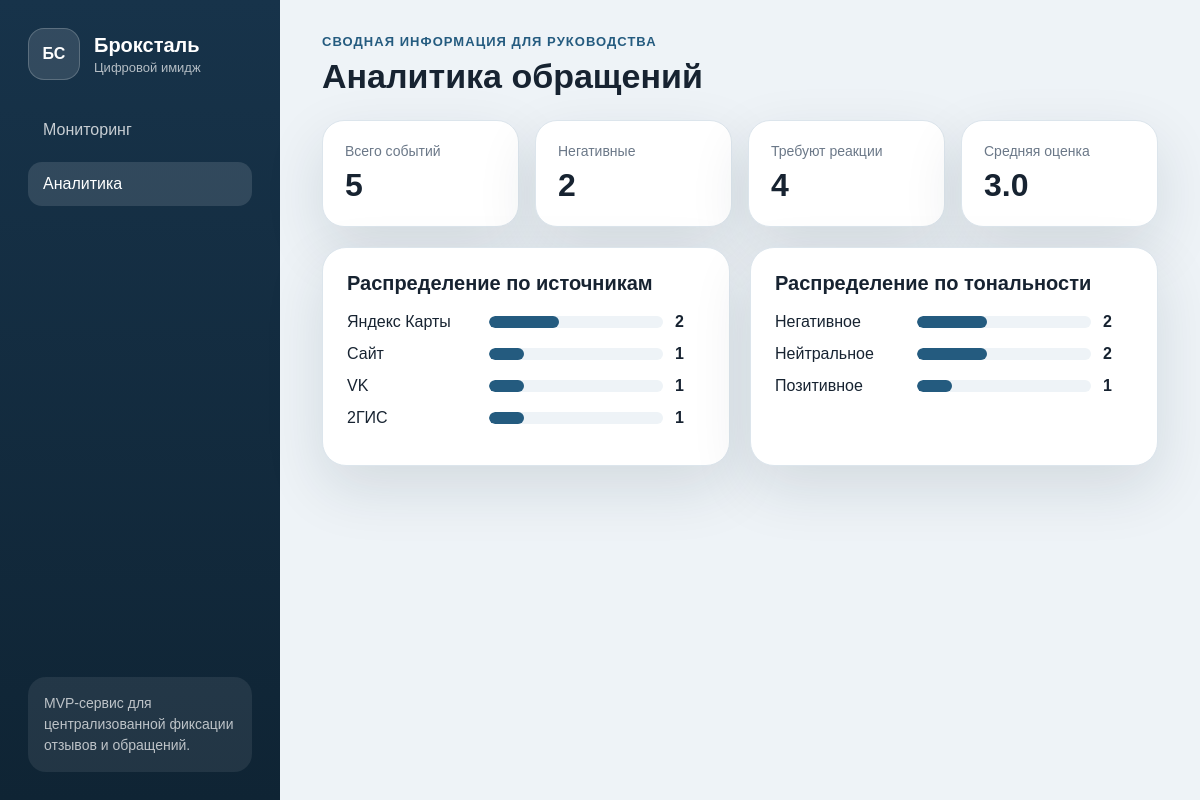
The app's page /analytics with its own data.
### tables this page shows
CREATE TABLE appeals (
            id INTEGER PRIMARY KEY AUTOINCREMENT,
            source TEXT NOT NULL,
            author TEXT NOT NULL,
            rating INTEGER NOT NULL,
            tone TEXT NOT NULL,
            category TEXT NOT NULL,
            priority TEXT NOT NULL,
            status TEXT NOT NULL,
            text TEXT NOT NULL,
            answer TEXT DEFAULT '',
            created_at TEXT NOT NULL,
            updated_at TEXT NOT NULL
        );

### app.py (the view)
@app.route("/analytics")
def analytics():
    appeals = fetch_appeals()
    by_source = {}
    by_tone = {}
    for item in appeals:
        by_source[item["source"]] = by_source.get(item["source"], 0) + 1
        by_tone[item["tone"]] = by_tone.get(item["tone"], 0) + 1
    return render_template(
        "analytics.html",
        appeals=appeals,
        stats=build_stats(appeals),
        by_source=by_source,
        by_tone=by_tone,
        active="analytics",
    )

### app.py (called while the page is built)
def get_db() -> sqlite3.Connection:
    if "db" not in g:
        g.db = sqlite3.connect(DB_PATH)
        g.db.row_factory = sqlite3.Row
    return g.db

def fetch_appeals() -> list[sqlite3.Row]:
    return get_db().execute("SELECT * FROM appeals ORDER BY id DESC").fetchall()

def build_stats(appeals: list[sqlite3.Row]) -> dict[str, Any]:
    total = len(appeals)
    negative = sum(1 for item in appeals if item["tone"] == "negative")
    in_work = sum(1 for item in appeals if item["status"] in {"new", "in_work"})
    average_rating = round(sum(item["rating"] for item in appeals) / total, 1) if total else 0
    return {
        "total": total,
        "negative": negative,
        "in_work": in_work,
        "average_rating": average_rating,
    }

@app.context_processor
def inject_labels() -> dict[str, Any]:
    return {
        "status_labels": STATUS_LABELS,
        "tone_labels": TONE_LABELS,
        "priority_labels": PRIORITY_LABELS,
    }

### templates/analytics.html
{% extends "base.html" %}
{% block content %}
<header class="page-header">
  <div>
    <p class="eyebrow">Сводная информация для руководства</p>
    <h1>Аналитика обращений</h1>
  </div>
</header>
<section class="stats-grid">
  <article class="stat-card"><span>Всего событий</span><strong>{{ stats.total }}</strong></article>
  <article class="stat-card"><span>Негативные</span><strong>{{ stats.negative }}</strong></article>
  <article class="stat-card"><span>Требуют реакции</span><strong>{{ stats.in_work }}</strong></article>
  <article class="stat-card"><span>Средняя оценка</span><strong>{{ stats.average_rating }}</strong></article>
</section>
<section class="analytics-grid">
  <article class="chart-card">
    <h2>Распределение по источникам</h2>
    {% for source, value in by_source.items() %}
      <div class="bar-row"><span>{{ source }}</span><div class="bar"><i style="width: {{ value / stats.total * 100 }}%"></i></div><b>{{ value }}</b></div>
    {% endfor %}
  </article>
  <article class="chart-card">
    <h2>Распределение по тональности</h2>
    {% for tone, value in by_tone.items() %}
      <div class="bar-row"><span>{{ tone_labels[tone] }}</span><div class="bar"><i style="width: {{ value / stats.total * 100 }}%"></i></div><b>{{ value }}</b></div>
    {% endfor %}
  </article>
</section>
{% endblock %}

### static/styles.css (style rules this page uses)
:root { --bg: #eef3f7; --surface: #ffffff; --ink: #172331; --muted: #6b7888; --line: #dce5ec; --accent: #245b7f; --accent-2: #e7f1f7; --danger: #b94141; --warning: #b97822; --success: #3f7f5d; --shadow: 0 22px 60px rgba(20, 41, 61, .12); }
* { box-sizing: border-box; }
body { margin: 0; min-height: 100vh; display: grid; grid-template-columns: 280px 1fr; background: var(--bg); color: var(--ink); font-family: Arial, Helvetica, sans-serif; }
.page-header { display: flex; align-items: center; justify-content: space-between; gap: 20px; margin-bottom: 24px; }
.eyebrow { margin: 0 0 8px; color: var(--accent); font-size: 13px; text-transform: uppercase; letter-spacing: .08em; font-weight: 700; }
h1 { margin: 0; font-size: 34px; }
h2 { margin: 0 0 18px; font-size: 20px; }
.stats-grid { display: grid; grid-template-columns: repeat(4, 1fr); gap: 16px; margin-bottom: 20px; }
.stat-card { background: var(--surface); border: 1px solid var(--line); border-radius: 22px; padding: 22px; box-shadow: var(--shadow); }
.stat-card span { display: block; color: var(--muted); font-size: 14px; margin-bottom: 8px; }
.stat-card strong { display: block; font-size: 32px; }
.workbench, .table-card, .detail-card, .response-card, .chart-card { background: var(--surface); border: 1px solid var(--line); border-radius: 24px; box-shadow: var(--shadow); }
.detail-card, .response-card, .chart-card { padding: 24px; }
.analytics-grid { display: grid; grid-template-columns: 1fr 1fr; gap: 20px; }
.bar-row { display: grid; grid-template-columns: 130px 1fr 30px; gap: 12px; align-items: center; margin: 14px 0; }
.bar { height: 12px; border-radius: 999px; background: #eef3f7; overflow: hidden; }
.bar i { display: block; height: 100%; background: var(--accent); border-radius: inherit; }

### records on screen
appeals: source "Яндекс Карты", {{ value / stats.total * 100 }} 40.0 (drawn), value "2", tone "Негативное"
appeals: source "Сайт", {{ value / stats.total * 100 }} 20.0 (drawn), value "1", tone "Нейтральное", {{ value / stats.total * 100 }} 40.0 (drawn), value "2"
appeals: source "VK", {{ value / stats.total * 100 }} 20.0 (drawn), value "1"
appeals: source "2ГИС", {{ value / stats.total * 100 }} 20.0 (drawn), value "1", tone "Позитивное"

### other values on screen
{{ stats.total }} "5"
{{ stats.negative }} "2"
{{ stats.in_work }} "4"
{{ stats.average_rating }} "3.0"
